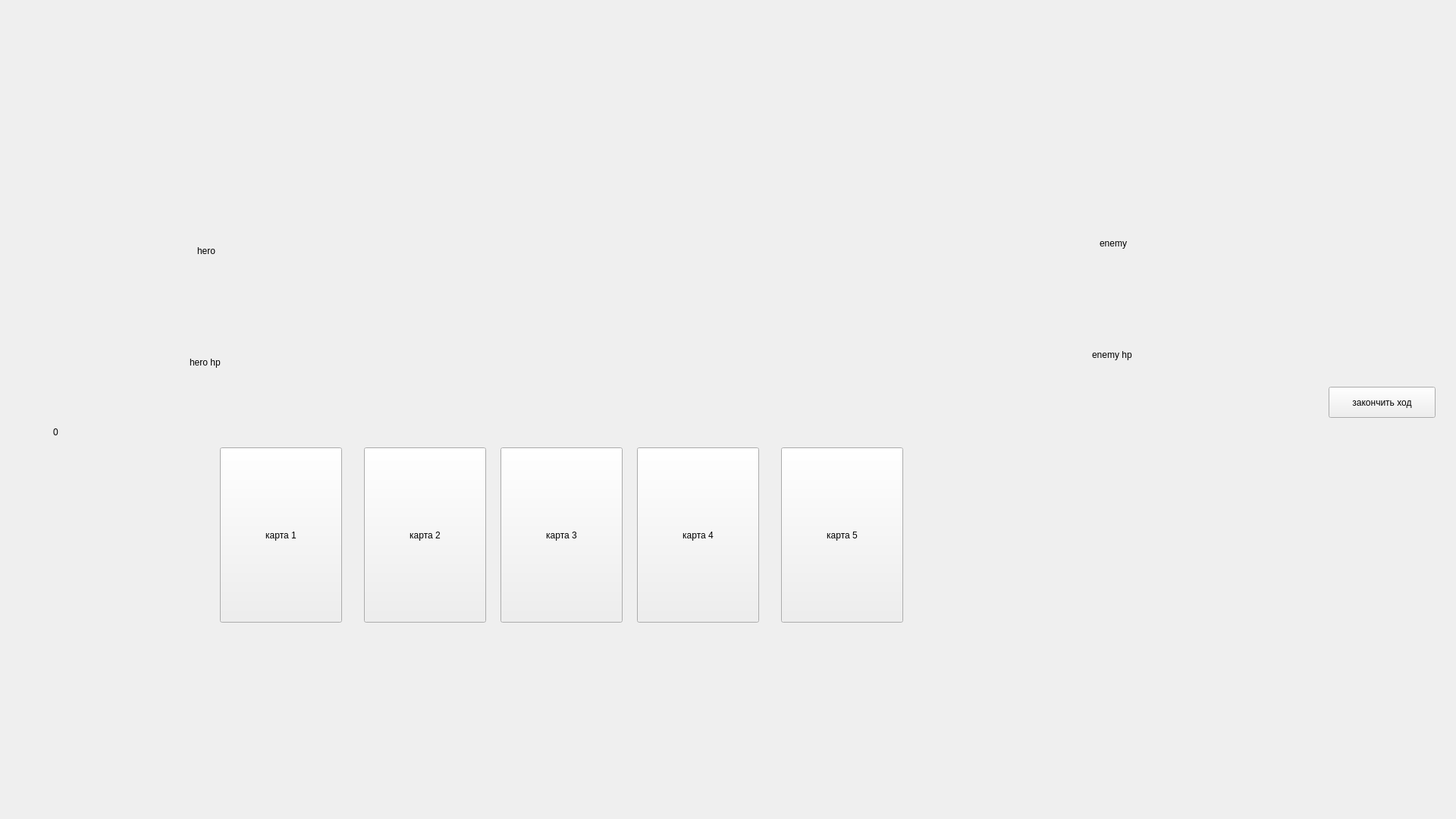
<?xml version="1.0" encoding="UTF-8"?>
<ui version="4.0">
 <class>MainWindow</class>
 <widget class="QMainWindow" name="MainWindow">
  <property name="geometry">
   <rect>
    <x>0</x>
    <y>0</y>
    <width>1920</width>
    <height>1080</height>
   </rect>
  </property>
  <property name="windowTitle">
   <string>MainWindow</string>
  </property>
  <widget class="QWidget" name="centralwidget">
   <widget class="QPushButton" name="card1">
    <property name="geometry">
     <rect>
      <x>290</x>
      <y>590</y>
      <width>161</width>
      <height>231</height>
     </rect>
    </property>
    <property name="text">
     <string>карта 1</string>
    </property>
   </widget>
   <widget class="QPushButton" name="end_turn_button">
    <property name="geometry">
     <rect>
      <x>1752</x>
      <y>510</y>
      <width>141</width>
      <height>41</height>
     </rect>
    </property>
    <property name="text">
     <string>закончить ход</string>
    </property>
   </widget>
   <widget class="QPushButton" name="card2">
    <property name="geometry">
     <rect>
      <x>480</x>
      <y>590</y>
      <width>161</width>
      <height>231</height>
     </rect>
    </property>
    <property name="text">
     <string>карта 2</string>
    </property>
   </widget>
   <widget class="QPushButton" name="card3">
    <property name="geometry">
     <rect>
      <x>660</x>
      <y>590</y>
      <width>161</width>
      <height>231</height>
     </rect>
    </property>
    <property name="text">
     <string>карта 3</string>
    </property>
   </widget>
   <widget class="QPushButton" name="card4">
    <property name="geometry">
     <rect>
      <x>840</x>
      <y>590</y>
      <width>161</width>
      <height>231</height>
     </rect>
    </property>
    <property name="text">
     <string>карта 4</string>
    </property>
   </widget>
   <widget class="QPushButton" name="card5">
    <property name="geometry">
     <rect>
      <x>1030</x>
      <y>590</y>
      <width>161</width>
      <height>231</height>
     </rect>
    </property>
    <property name="text">
     <string>карта 5</string>
    </property>
   </widget>
   <widget class="QLabel" name="label">
    <property name="geometry">
     <rect>
      <x>70</x>
      <y>540</y>
      <width>60</width>
      <height>60</height>
     </rect>
    </property>
    <property name="text">
     <string>0</string>
    </property>
   </widget>
   <widget class="QLabel" name="hero">
    <property name="geometry">
     <rect>
      <x>260</x>
      <y>210</y>
      <width>141</width>
      <height>241</height>
     </rect>
    </property>
    <property name="text">
     <string>hero</string>
    </property>
   </widget>
   <widget class="QLabel" name="hero_hp">
    <property name="geometry">
     <rect>
      <x>250</x>
      <y>470</y>
      <width>55</width>
      <height>16</height>
     </rect>
    </property>
    <property name="text">
     <string>hero hp</string>
    </property>
   </widget>
   <widget class="QLabel" name="enemy">
    <property name="geometry">
     <rect>
      <x>1450</x>
      <y>200</y>
      <width>141</width>
      <height>241</height>
     </rect>
    </property>
    <property name="text">
     <string>enemy</string>
    </property>
   </widget>
   <widget class="QLabel" name="enemy_hp">
    <property name="geometry">
     <rect>
      <x>1440</x>
      <y>460</y>
      <width>55</width>
      <height>16</height>
     </rect>
    </property>
    <property name="text">
     <string>enemy hp</string>
    </property>
   </widget>
  </widget>
 </widget>
 <resources/>
 <connections/>
</ui>
